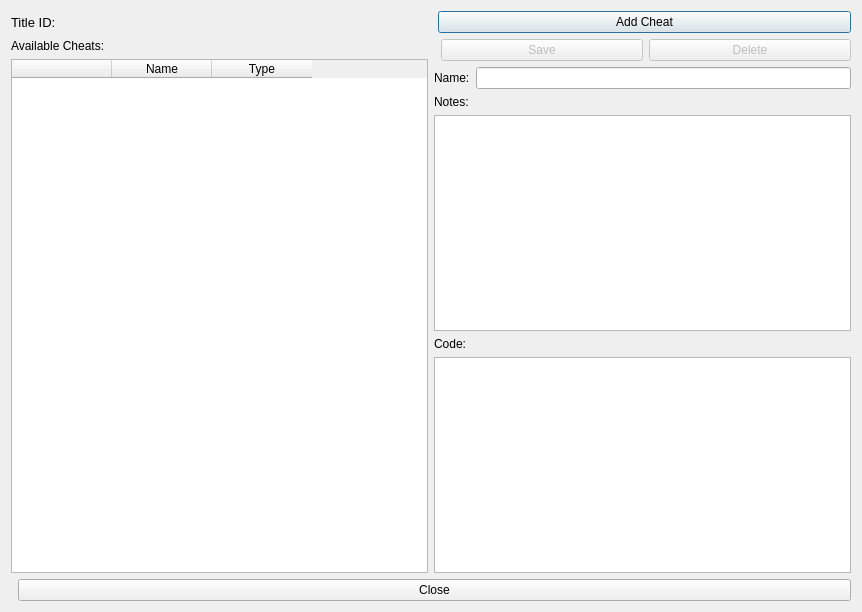
<?xml version="1.0" encoding="UTF-8"?>
<ui version="4.0">
 <class>CheatDialog</class>
 <widget class="QDialog" name="CheatDialog">
  <property name="windowModality">
   <enum>Qt::ApplicationModal</enum>
  </property>
  <property name="geometry">
   <rect>
    <x>0</x>
    <y>0</y>
    <width>862</width>
    <height>612</height>
   </rect>
  </property>
  <property name="sizePolicy">
   <sizepolicy hsizetype="Fixed" vsizetype="Fixed">
    <horstretch>0</horstretch>
    <verstretch>0</verstretch>
   </sizepolicy>
  </property>
  <property name="windowTitle">
   <string>Cheats</string>
  </property>
  <layout class="QVBoxLayout">
   <item>
    <layout class="QHBoxLayout">
     <item>
      <widget class="QLabel" name="labelTitle">
       <property name="font">
        <font>
         <pointsize>10</pointsize>
        </font>
       </property>
       <property name="text">
        <string>Title ID:</string>
       </property>
      </widget>
     </item>
     <item>
      <spacer>
       <property name="orientation">
        <enum>Qt::Horizontal</enum>
       </property>
      </spacer>
     </item>
     <item>
      <widget class="QPushButton" name="buttonAddCheat">
       <property name="text">
        <string>Add Cheat</string>
       </property>
      </widget>
     </item>
    </layout>
   </item>
   <item>
    <layout class="QHBoxLayout">
     <item>
      <layout class="QVBoxLayout">
       <item>
        <widget class="QLabel" name="labelAvailableCheats">
         <property name="geometry">
          <rect>
           <x>10</x>
           <y>60</y>
           <width>121</width>
           <height>16</height>
          </rect>
         </property>
         <property name="text">
          <string>Available Cheats:</string>
         </property>
        </widget>
       </item>
       <item>
        <widget class="QTableWidget" name="tableCheats">
         <property name="editTriggers">
          <set>QAbstractItemView::NoEditTriggers</set>
         </property>
         <property name="selectionBehavior">
          <enum>QAbstractItemView::SelectRows</enum>
         </property>
         <property name="selectionMode">
          <enum>QAbstractItemView::SingleSelection</enum>
         </property>
         <property name="showGrid">
          <bool>false</bool>
         </property>
         <property name="columnCount">
          <number>3</number>
         </property>
         <attribute name="horizontalHeaderVisible">
          <bool>true</bool>
         </attribute>
         <attribute name="verticalHeaderVisible">
          <bool>false</bool>
         </attribute>
         <column>
          <property name="text">
           <string/>
          </property>
         </column>
         <column>
          <property name="text">
           <string>Name</string>
          </property>
         </column>
         <column>
          <property name="text">
           <string>Type</string>
          </property>
         </column>
        </widget>
       </item>
      </layout>
     </item>
     <item>
      <layout class="QVBoxLayout">
       <item>
        <layout class="QHBoxLayout">
         <item>
          <spacer>
           <property name="orientation">
            <enum>Qt::Horizontal</enum>
           </property>
          </spacer>
         </item>
         <item>
          <widget class="QPushButton" name="buttonSave">
           <property name="text">
            <string>Save</string>
           </property>
           <property name="enabled">
            <bool>false</bool>
           </property>
          </widget>
         </item>
         <item>
          <widget class="QPushButton" name="buttonDelete">
           <property name="text">
            <string>Delete</string>
           </property>
           <property name="enabled">
            <bool>false</bool>
           </property>
          </widget>
         </item>
        </layout>
       </item>
       <item>
        <layout class="QVBoxLayout">
         <item>
          <layout class="QHBoxLayout">
           <item>
            <widget class="QLabel" name="labelName">
             <property name="text">
              <string>Name:</string>
             </property>
            </widget>
           </item>
           <item>
            <widget class="QLineEdit" name="lineName"/>
           </item>
          </layout>
         </item>
         <item>
          <widget class="QLabel" name="labelNotes">
           <property name="text">
            <string>Notes:</string>
           </property>
          </widget>
         </item>
         <item>
          <widget class="QPlainTextEdit" name="textNotes"/>
         </item>
         <item>
          <widget class="QLabel" name="labelCode">
           <property name="text">
            <string>Code:</string>
           </property>
          </widget>
         </item>
         <item>
          <widget class="QPlainTextEdit" name="textCode"/>
         </item>
        </layout>
       </item>
      </layout>
     </item>
    </layout>
   </item>
   <item>
    <layout class="QHBoxLayout">
     <item>
      <spacer>
       <property name="orientation">
        <enum>Qt::Horizontal</enum>
       </property>
      </spacer>
     </item>
     <item>
      <widget class="QPushButton" name="buttonClose">
       <property name="text">
        <string>Close</string>
       </property>
      </widget>
     </item>
    </layout>
   </item>
  </layout>
 </widget>
 <resources/>
 <connections/>
</ui>
